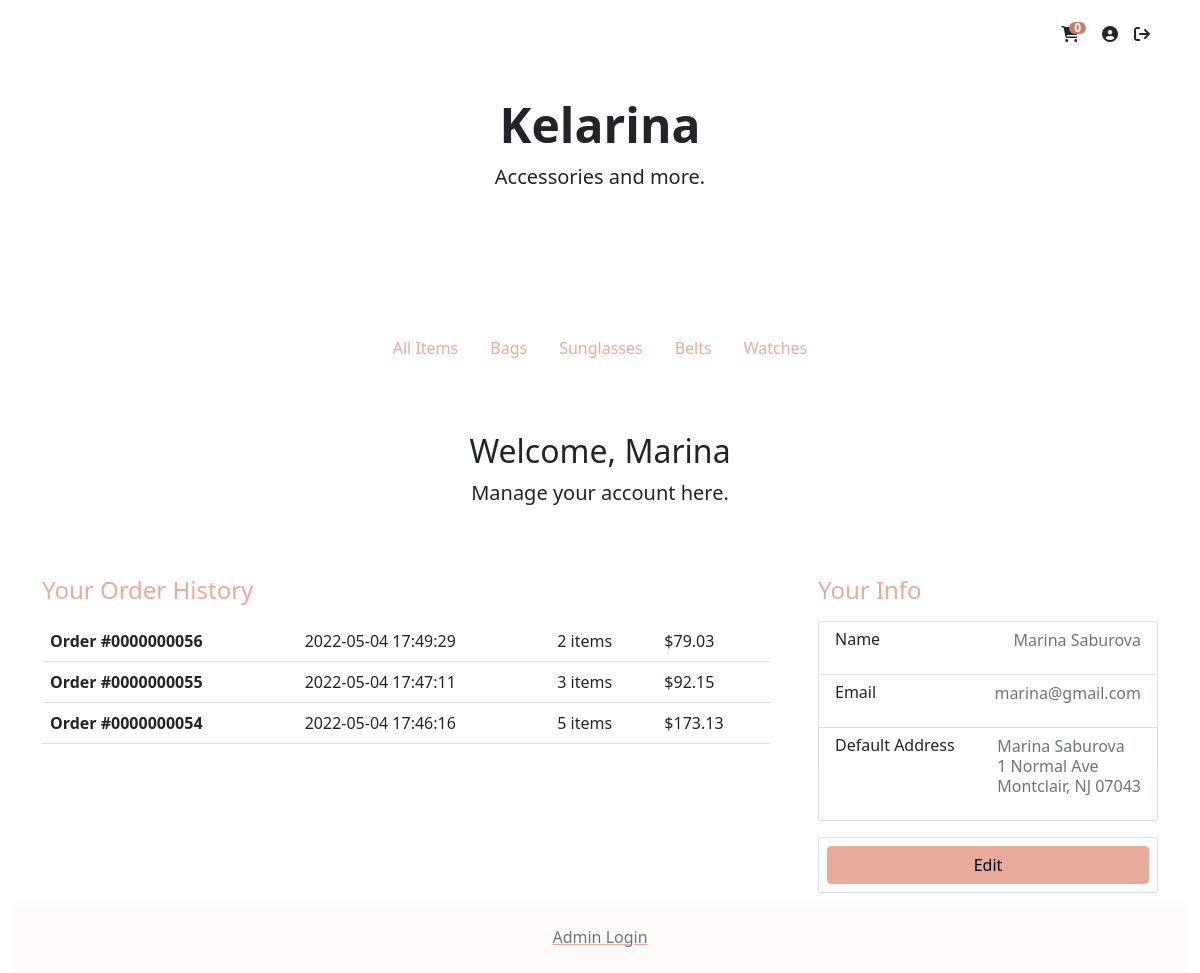
/?action=account (signed in), run on the app's committed database.
### tables this page shows
CREATE TABLE `customer` (
  `customerID` int(10) UNSIGNED ZEROFILL NOT NULL,
  `email` varchar(60) NOT NULL,
  `password` varchar(60) NOT NULL,
  `firstName` varchar(30) NOT NULL,
  `lastName` varchar(30) NOT NULL,
  `shipFirstName` varchar(30) DEFAULT NULL,
  `shipLastName` varchar(30) DEFAULT NULL,
  `shipStreet` varchar(30) DEFAULT NULL,
  `shipStreet2` varchar(30) DEFAULT NULL,
  `shipCity` varchar(30) DEFAULT NULL,
  `shipState` char(2) DEFAULT NULL,
  `shipZip` int(5) UNSIGNED ZEROFILL DEFAULT NULL,
  `dateJoined` timestamp NOT NULL DEFAULT current_timestamp(),
  `status` varchar(10) NOT NULL DEFAULT 'active'
);

CREATE TABLE `orders` (
  `orderID` int(10) UNSIGNED ZEROFILL NOT NULL,
  `customerID` int(10) UNSIGNED ZEROFILL DEFAULT NULL,
  `email` varchar(60) NOT NULL,
  `itemsPrice` decimal(7,2) UNSIGNED NOT NULL,
  `shipping` decimal(4,2) UNSIGNED NOT NULL,
  `tax` decimal(4,2) UNSIGNED NOT NULL,
  `status` varchar(15) NOT NULL,
  `timePlaced` timestamp NOT NULL DEFAULT current_timestamp(),
  `shipFirstName` varchar(30) NOT NULL,
  `shipLastName` varchar(30) NOT NULL,
  `shipStreet` varchar(30) NOT NULL,
  `shipStreet2` varchar(30) DEFAULT NULL,
  `shipCity` varchar(30) NOT NULL,
  `shipState` char(2) NOT NULL,
  `shipZip` int(5) UNSIGNED ZEROFILL NOT NULL
);

### function/customer-db.php (called while the page is built, shortened)
<?php
function getCustomerData($customerID)
{
    global $db;
    $query = 'SELECT * FROM `customer` WHERE `customerID` = :customerID';
    $statement = $db->prepare($query);
    $statement->bindValue(':customerID', $customerID);
    $statement->execute();
    $customer = $statement->fetch();
    return $customer;
}
function getOrderHistory($customerID)
{
    global $db;
    $query = 'SELECT * FROM `orders` WHERE `customerID` = :customerID ORDER BY `timePlaced` DESC';
    $statement = $db->prepare($query);
    $statement->bindValue(':customerID', $customerID);
    $statement->execute();
    $orders = $statement->fetchAll();
    return $orders;
}
function getOrderItems($orderID)
{
    global $db;
    $query = 'SELECT `order_items`.*, `item`.`name` FROM `order_items` INNER JOIN `item` ON `order_items`.`itemID` = `item`.`itemID`  WHERE `orderID` = :orderID';
    $statement = $db->prepare($query);
    $statement->bindValue(':orderID', $orderID);
    $statement->execute();
    $items = $statement->fetchAll();
    return $items;
}
function getOrderQuantity($orderID)
{
    $items = getOrderItems($orderID);
    $quantity = 0;
    foreach ($items as $item) {
        $quantity += $item['quantity'];
    }
    return $quantity;
}

### page/account.php (the view, shortened to what this page needs)
<?php
include('view/header.php');
include('view/navigation.php');
?>
<div class="container">
    <main>
        <div class="py-5 text-center">
            <h2>Welcome, <?php echo $info['firstName'] ?></h2>
            <p class="lead">Manage your account here.</p>
        </div>
        <div class="row g-5">
            <div class="col-md-5 col-lg-4 order-md-last">
                <div class="sticky-top" style="top:72px; z-index: 1018">
                    <h4 class="d-flex justify-content-between align-items-center mb-3 pt-1">
                        <span class="text-primary">Your Info</span>
                    </h4>
                    <ul class="list-group mb-3">
                        <li class="list-group-item d-flex justify-content-between lh-sm pb-4">
                            <div>
                                <h6 class="my-0">Name</h6>
                            </div>
                            <span class="text-muted"><?php echo $info['firstName'] . ' ' . $info['lastName'] ?></span>
                        </li>
                        <li class="list-group-item d-flex justify-content-between lh-sm pb-4">
                            <div>
                                <h6 class="my-0">Email</h6>
                            </div>
                            <span class="text-muted"><?php echo $info['email'] ?></span>
                        </li>
                        <li class="list-group-item d-flex justify-content-between lh-sm  pb-4">
                            <div>
                                <h6 class="my-0">Default Address</h6>
                            </div>
                            <span class="text-muted">
                                <?php
                                if (isset($info['shipStreet'])) {
                                    echo $info['firstName'] . ' ' . $info['lastName'] . '</br>';
                                    echo $info['shipStreet'] . '</br>';
                                    echo $info['shipCity'] . ', ';
                                    echo $info['shipState'] . ' ';
                                    echo $info['shipZip'];
                                } else {
                                    echo 'not set';
                                }
                                ?>
                            </span>
                        </li>
                    </ul>
                    <form class="card p-2" action=".#view">
                        <div class="input-group">
                            <button class="w-100 btn btn-primary" type="submit">Edit</button>
                        </div>
                    </form>
                </div>
            </div>
            <div class="col-md-7 col-lg-8">
                <h4 class="mb-3 text-primary pt-1">Your Order History</h4>
                <table class="table">
                    <tbody>
                        <?php
                        foreach ($orders as $order) {
                            $totalPrice = $order['itemsPrice'] + $order['shipping'] + $order['tax'];
                        ?>
                            <tr>
                                <th scope="row"> <a href=".?action=order-details&orderid=<?php echo $order['orderID'] ?>#view" class="text-reset text-decoration-none">
                                        Order #<?php echo $order['orderID'] ?></a>
                                <td><?php echo $order['timePlaced'] ?></td>
                                <td><?php echo getOrderQuantity($order['orderID']) ?> items </td>
                                <td>$<?php echo $totalPrice ?></td>
                            </tr>
                        <?php
                        }
                        ?>
                    </tbody>
                </table>
            </div>
        </div>
    </main>
    <?php
    include 'view/footer.php';
    ?>

### data on the page
customer: firstName "Marina", lastName "Saburova", email "marina@gmail.com", shipStreet "1 Normal Ave", shipCity "Montclair", shipState "NJ", shipZip "07043"
orders: orderID "0000000056", timePlaced "2022-05-04 17:49:29", orderID "2", totalPrice "79.03"
orders: orderID "0000000055", timePlaced "2022-05-04 17:47:11", orderID "3", totalPrice "92.15"
orders: orderID "0000000054", timePlaced "2022-05-04 17:46:16", orderID "5", totalPrice "173.13"

### other printed values
getCartNumOfItems() "0"
